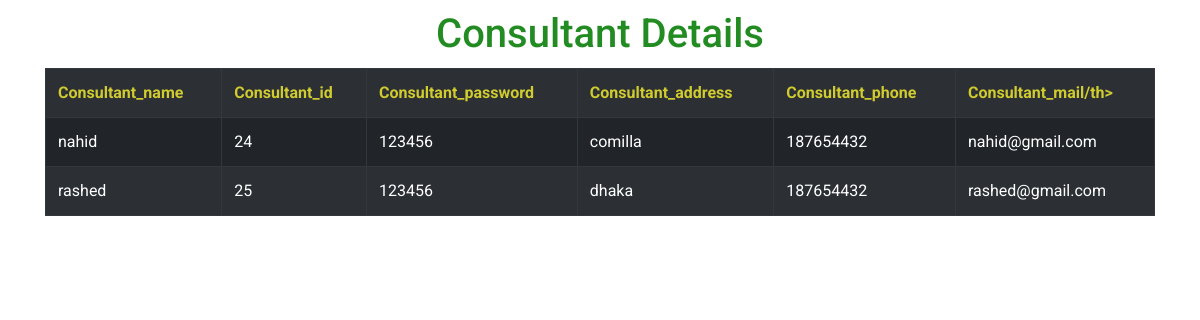
The page /show_consultant.php on the database its author committed.
### tables this page shows
CREATE TABLE `consultant` (
  `consul_name` varchar(20) NOT NULL,
  `consul_id` int(10) NOT NULL,
  `consul_password` int(20) NOT NULL,
  `consul_address` varchar(20) NOT NULL,
  `consul_phone` int(15) NOT NULL,
  `consul_mail` varchar(20) NOT NULL
);

### show_consultant.php (the view, shortened to what this page needs)
<!DOCTYPE html>
<?php
    include('connection.php');
?>
<html>
<head>
    <link href="//maxcdn.bootstrapcdn.com/bootstrap/4.0.0/css/bootstrap.min.css" rel="stylesheet" id="bootstrap-css">
    <link rel="stylesheet" href="assets/css/new_style.css">
</head>
<body>
    <div class="container">
        <h1 class="text-center table_head">Consultant Details</h1>
        <table class="table table-striped table-dark">
            <tr>
                <th class="red">Consultant_name</th>
                <th class="red">Consultant_id</th>
                <th class="red">Consultant_password</th>
                <th class="red">Consultant_address</th>
                <th class="red">Consultant_phone</th>
                <th class="red">Consultant_mail/th>
            </tr>
            <?php
                $sql = "SELECT * FROM consultant";
                $result = $conn->query($sql);
                if($result->num_rows>0)
                {
                    while($row = $result->fetch_assoc())
                    {
            ?>
            <tr>
                <td><?php echo $row['consul_name']; ?></td>
                <td><?php echo $row['consul_id']; ?></td>
                <td><?php echo $row['consul_password']; ?></td>
                <td><?php echo $row['consul_address']; ?></td>
                <td><?php echo $row['consul_phone']; ?></td>
                <td><?php echo $row['consul_mail']; ?></td>
            </tr>
            <?php } } ?>
        </table>
    </div>
</body>
</html>

### assets/css/new_style.css (style rules this page uses)
body { font-family: 'Roboto', sans-serif; }
h1 { color: forestgreen }
.table_head { margin: 10px 0; }
.red { color: #d0cb2e; }

### show_consultant.php (style rules this page uses)
table { border-collapse: collapse; }
table, th, td { border: 1px solid black; }

### rows shown on the page
consultant: consul_name "nahid", consul_id "24", consul_password "123456", consul_address "comilla", consul_phone "187654432", consul_mail "nahid@gmail.com"
consultant: consul_name "rashed", consul_id "25", consul_password "123456", consul_address "dhaka", consul_phone "187654432", consul_mail "rashed@gmail.com"
